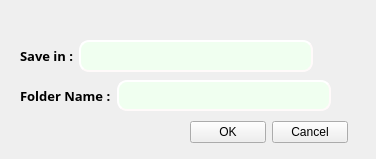
<?xml version="1.0" encoding="UTF-8"?>
<ui version="4.0">
 <class>decompress</class>
 <widget class="QDialog" name="decompress">
  <property name="geometry">
   <rect>
    <x>0</x>
    <y>0</y>
    <width>376</width>
    <height>159</height>
   </rect>
  </property>
  <property name="windowTitle">
   <string>Dialog</string>
  </property>
  <property name="styleSheet">
   <string notr="true">QDialog{
	background: url(:simple_clouds_on_blue_background_by_dragossshadow-d5edqq0.png);
}</string>
  </property>
  <widget class="QWidget" name="layoutWidget">
   <property name="geometry">
    <rect>
     <x>20</x>
     <y>40</y>
     <width>331</width>
     <height>32</height>
    </rect>
   </property>
   <layout class="QHBoxLayout" name="horizontalLayout">
    <item>
     <widget class="QLabel" name="label">
      <property name="font">
       <font>
        <family>Kozuka Gothic Pr6N H</family>
        <pointsize>10</pointsize>
        <weight>75</weight>
        <bold>true</bold>
       </font>
      </property>
      <property name="text">
       <string>Save in :</string>
      </property>
     </widget>
    </item>
    <item>
     <widget class="QLineEdit" name="lineEdit">
      <property name="sizePolicy">
       <sizepolicy hsizetype="Expanding" vsizetype="Expanding">
        <horstretch>0</horstretch>
        <verstretch>0</verstretch>
       </sizepolicy>
      </property>
      <property name="font">
       <font>
        <family>Kozuka Gothic Pr6N H</family>
        <pointsize>10</pointsize>
        <weight>75</weight>
        <bold>true</bold>
       </font>
      </property>
      <property name="styleSheet">
       <string notr="true">QLineEdit {
                        border-style:outset; 
                        border-width:2px;
                        border-radius: 10px;
                        border-color: #fffafa;
                        color:rgb(0, 0, 0);
                        background-color: #f0fff0
}</string>
      </property>
     </widget>
    </item>
    <item>
     <widget class="QPushButton" name="pushButton_3">
      <property name="sizePolicy">
       <sizepolicy hsizetype="Preferred" vsizetype="Preferred">
        <horstretch>0</horstretch>
        <verstretch>0</verstretch>
       </sizepolicy>
      </property>
      <property name="styleSheet">
       <string notr="true">#pushButton_3{
	background-color: transparent;
	border-image: url(:search-with-magnifier-sketch (1).png);
	background: none;
	border: none;
}</string>
      </property>
      <property name="text">
       <string/>
      </property>
     </widget>
    </item>
   </layout>
  </widget>
  <widget class="QWidget" name="layoutWidget">
   <property name="geometry">
    <rect>
     <x>190</x>
     <y>120</y>
     <width>158</width>
     <height>25</height>
    </rect>
   </property>
   <layout class="QHBoxLayout" name="horizontalLayout_2">
    <item>
     <widget class="QPushButton" name="pushButton">
      <property name="text">
       <string>OK</string>
      </property>
     </widget>
    </item>
    <item>
     <widget class="QPushButton" name="pushButton_2">
      <property name="text">
       <string>Cancel</string>
      </property>
     </widget>
    </item>
   </layout>
  </widget>
  <widget class="QWidget" name="">
   <property name="geometry">
    <rect>
     <x>20</x>
     <y>80</y>
     <width>311</width>
     <height>31</height>
    </rect>
   </property>
   <layout class="QHBoxLayout" name="horizontalLayout_3">
    <item>
     <widget class="QLabel" name="label_2">
      <property name="font">
       <font>
        <family>Kozuka Gothic Pr6N H</family>
        <pointsize>10</pointsize>
        <weight>75</weight>
        <bold>true</bold>
       </font>
      </property>
      <property name="text">
       <string>Folder Name :</string>
      </property>
     </widget>
    </item>
    <item>
     <widget class="QLineEdit" name="folder">
      <property name="sizePolicy">
       <sizepolicy hsizetype="Expanding" vsizetype="Expanding">
        <horstretch>0</horstretch>
        <verstretch>0</verstretch>
       </sizepolicy>
      </property>
      <property name="font">
       <font>
        <family>Kozuka Gothic Pr6N H</family>
        <pointsize>10</pointsize>
        <weight>75</weight>
        <bold>true</bold>
       </font>
      </property>
      <property name="styleSheet">
       <string notr="true">QLineEdit {
                        border-style:outset; 
                        border-width:2px;
                        border-radius: 10px;
                        border-color: #fffafa;
                        color:rgb(0, 0, 0);
                        background-color: #f0fff0
}</string>
      </property>
     </widget>
    </item>
   </layout>
  </widget>
 </widget>
 <resources/>
 <connections/>
</ui>
